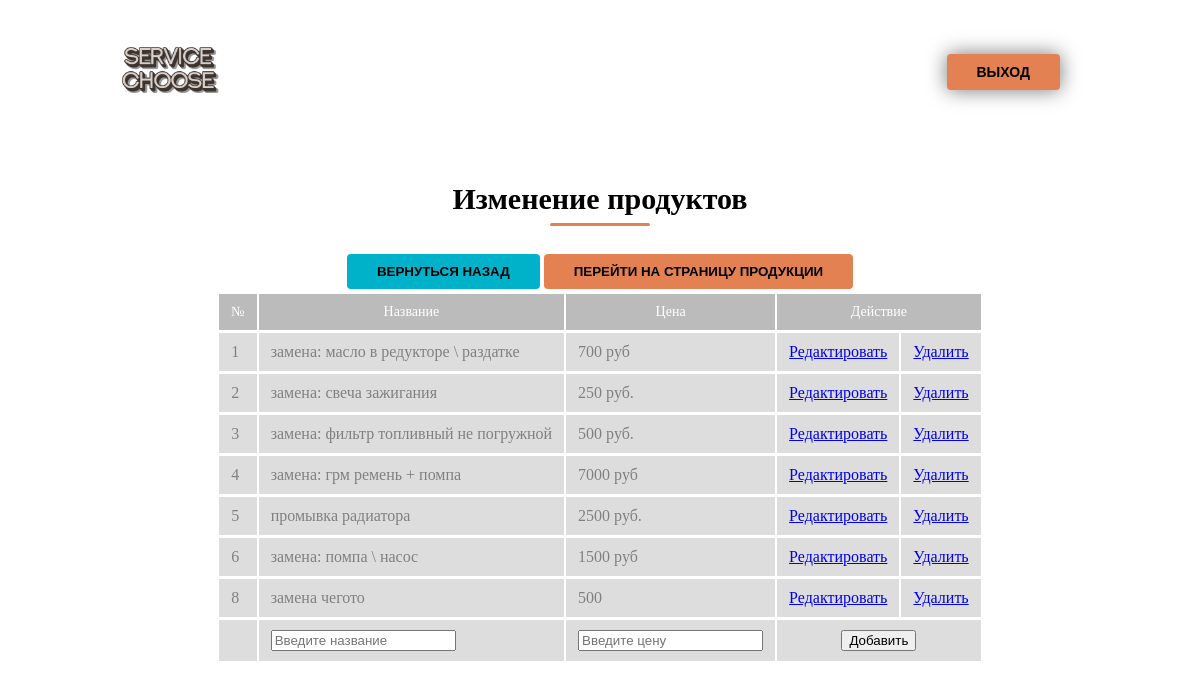
Screenshot of /adminpanel/redP.php with the database file from the repository.
### tables this page shows
CREATE TABLE `product` (
  `id` int(2) NOT NULL,
  `name` varchar(64) NOT NULL,
  `summa` varchar(16) NOT NULL
);

### adminpanel/redP.php (the view, shortened to what this page needs)
<?php
include '../connect.php';
?>
<!DOCTYPE html>
<html>
<head>
    <link rel="stylesheet" type="text/css" href="../css/color-text.css">
    <link rel="stylesheet" type="text/css" href="../css/style.css">
    <link rel="stylesheet" type="text/css" href="../css/shadow.css">
</head>
<body>
        <div class="navbar">
            <div class="container">
                <div class="navbar-nav">
                    <div class="navbar-brand">
                        <a href="profileA.php"><img class="navbar-brand-png" src="../img/logo_main.png"><a>
                    </div>
                    <div class="navs" id="navs">
                            <div class="navs-item"><a href="../RAA/logout.php"><button class="btn txt-uppercase shadow-sm">Выход</button></a></div>
                    </div>
                </div>
            </div>
        </div>
    <div class="container">
    <div class="jumbotron-item">
    <div class="features-box">
    </br><h1 class="features-t">Изменение продуктов</h1>
<table align="center">
    <td>
<div class="navs-item" align="center"><a href="../adminpanel/profileA.php"><button class="btn txt-uppercase blue">Вернуться назад</button></a></div>
    </td><td>
<div class="navs-item" align="center"><a href="../pages/cart.php" target="_blank"><button class="btn txt-uppercase">Перейти на страницу продукции</button></a></div>
    </td>
</table>
    <?php
    $IDprod  =  $_GET ['IDprod'];
    $prod = mysqli_query($dp, "SELECT * FROM product");
    if($IDprod > 0)
    {
    $prods = mysqli_fetch_assoc((mysqli_query($dp, "SELECT * FROM product WHERE product.id = $IDprod")));
?>
</br><table align="center" class="cart-tables">
<form method="POST">
<tr><th align="center"><b>Обновление данных продукта</b></th>
    <tr><td> <p>Название:<b> <?php echo $prods['name']; ?></b></p>
    <input  type= "text"  name= "new_prod_nazv"></p></td>
    <tr><td> <p>Цена:<b> <?php echo $prods['summa']; ?></b></p>
    <input  type= "text"  name= "new_prod_sum"></p></td>
    <tr><td><input  type= "submit"  name = "update_prod" value= "Обновить" >
        <a href="redP.php">Отмена</a></td>
<?php
    }else{
?>
    <table align="center" class="cart-tables" >
    <tr>
        <th>№</th>
        <th>Название</th>
        <th>Цена</th>
        <th colspan=3>Действие</th>
    </tr>
<?php
    while($OutPROD = mysqli_fetch_array($prod)){
    echo '<tr><td>' . $OutPROD['id'] . '</td>
        <td>' . $OutPROD['name'] . '</td>
        <td>' . $OutPROD['summa'] . '</td>
        <td><a href="redP.php?IDprod=' . $OutPROD['id'] . '">Редактировать</a></td>
        <td><a href="redP.php?DELprod=' . $OutPROD['id'] . '">Удалить</a></td>';
    }
?>
    </tr><td></td><td> <input  type= "text"  name= "add_prod_name" placeholder="Введите название">  </td>
    <td>  <input  type= "text"  name= "add_prod_summa" placeholder="Введите цену">  </td>
    <td colspan="2" align="center">  <input  type= "submit"  name = "add_prod" value= "Добавить">  </td>
</table>
<?php
    }
    ?>
    </div>
    </div>
    </div>
</body>
</html>

### css/color-text.css (style rules this page uses)
:root { --primary: #262626; --primary-disabled: #292222; --secondary: #FFFFFF; --secondary-disabled: #434345; --third: #e38152; --third-disabled: #c23000; --o1: #00b2c9; --o1-disabled: #008191; }

### css/style.css (style rules this page uses)
body { background-image: url("../img/background.png"); background-size: 630px 370px; background-repeat: no-repeat; }
html, body { scroll-behavior: smooth; }
.cart-tables th { font-weight: normal; font-size: 14px; color: #FFF; padding: 10px 12px; background: rgba(187,187,187); }
.cart-tables td { color: gray; border-top: 1px solid white; padding: 10px 12px; background: rgba(187,187,187, .5); transition: .3s; }
.btn { border: none; background-color: var(--third); padding: 10px 30px; border-radius: 4px; cursor: pointer; }
.txt-uppercase { text-transform: uppercase !important; }
.btn.blue { background-color: var(--o1); }
.container { max-width: 1000px; margin: 0 auto; padding: 0 20px; }
.navbar-brand-png { width: 100%; max-width: 100px; }
.navbar-nav { display: flex; justify-content: space-between; margin: 20px; }
.navbar-brand { display: flex; align-items: center; }
.navs { display: flex; align-items: center; }
.navs .navs-item { margin: 0px 10px; padding: 10px; font-weight: bold; }
.navs .navs-item a { font-size: 14px; color: var(--secondary-disabled); }
.navs .navs-item a button { font-size: 14px; }
.navs-item .btn { font-weight: bold; }
.features-box .features-t { font-size: 30px; text-align: center; margin-bottom: 25px; }
.features-box .features-t::after { content: ""; display: block; border-bottom: 3px solid var(--third); width: 10%; margin: 0 auto; border-radius: 50px; margin-top: 7px; min-width: 70px; }

### css/shadow.css (style rules this page uses)
.shadow-sm { box-shadow: 0px 0px 20px 0px rgba(0,0,0,0.54); -webkit-box-shadow: 0px 0px 20px 0px rgba(0,0,0,0.54); -moz-box-shadow: 0px 0px 20px 0px rgba(0,0,0,0.54); }

### rows the page displays
product: id "1", name "замена: масло в редукторе \\ раздатке", summa "700 руб"
product: id "2", name "замена: свеча зажигания", summa "250 руб."
product: id "3", name "замена: фильтр топливный не погружной", summa "500 руб."
product: id "4", name "замена: грм ремень + помпа", summa "7000 руб"
product: id "5", name "промывка радиатора", summa "2500 руб."
product: id "6", name "замена: помпа \\ насос", summa "1500 руб"
product: id "8", name "замена чегото", summa "500"
